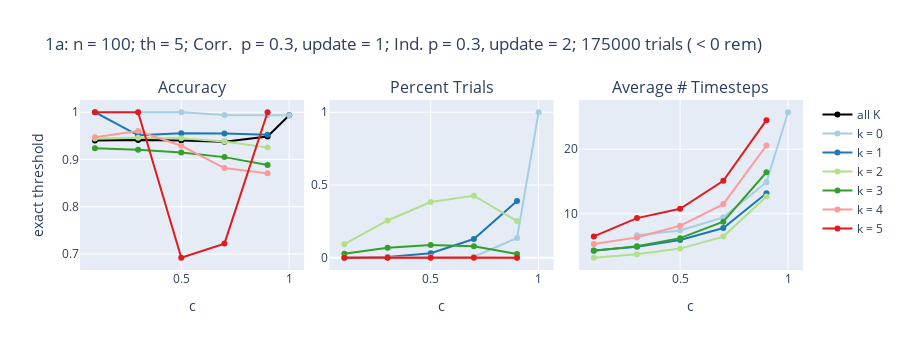
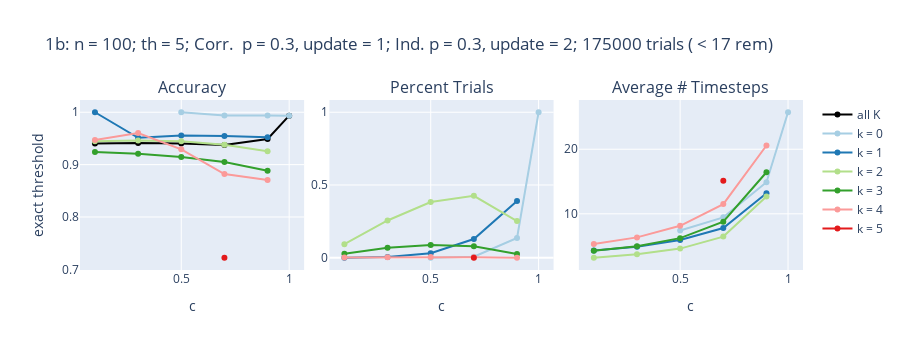
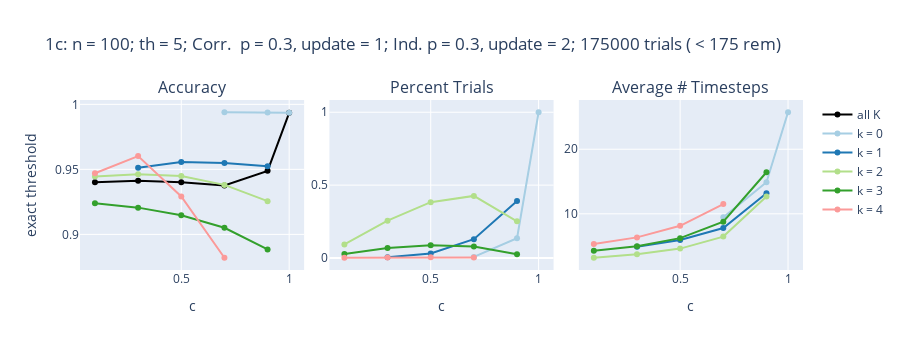
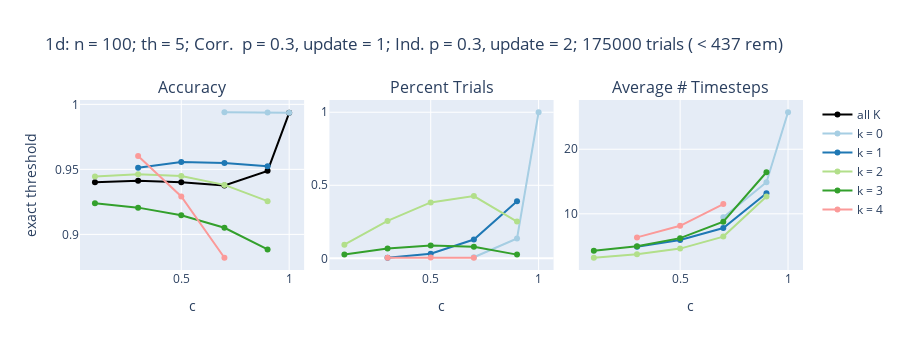

Source (notebook cell) for these figures, in order:
### Markdown cell above
# 1) Should we show all data? What about data with very few trials?
Graphs:
- 1a: no data points removed
- 1b: data points with fewer than 17 trials removed (.01 %)
- 1c: fewer than 175 removed (0.1 %)
- 1d: fewer than 437 removed (0.25 %)
- 1e: fewer than 875 removed (0.5 %)
- 1f: fewer than 1750 removed (1.0 %)

Question: In displaying later graphs, should we remove datapoints for clarity? If so, how should we threshold?

### Code cell
import numpy as np
n = 100; mc = 1; m1c = 2; pc = .3; th = 5; which = ['exact']
tK = 10
cls = getcolors(sns.color_palette('Paired',tK))

plotKsplit(n,th, mc, m1c , pc, pc, topK=tK, colors =cls , which = which, 
           graphNum = "1a", heightAdd = .75)
plotKsplit(n,th, mc, m1c , pc, pc, topK=tK, colors = cls, which = which, 
           remove = 10**(-4), graphNum = "1b", heightAdd = .75)
plotKsplit(n,th, mc, m1c , pc, pc, topK=tK, colors = cls, which = which, 
          remove = 10**(-3), graphNum = " 1c", heightAdd = .75)
plotKsplit(n,th, mc, m1c , pc, pc, topK=tK, colors = cls, which = which, 
          remove = .0025, graphNum = " 1d", heightAdd = .75)
plotKsplit(n,th, mc, m1c , pc, pc, topK=tK, colors = cls, which = which,
          remove = .005, graphNum = "1e", heightAdd = .75)
plotKsplit(n,th, mc, m1c , pc, pc, topK=tK, colors = cls, which = which,
          remove = 10**(-2), graphNum = "1f", heightAdd = .75)

### Figure 1 — Plotly figure (JSON) as saved in the notebook; plotly's stock layout.template omitted (floating-point values rounded to 4 significant figures)
{"data": [{"line": {"color": "black"}, "name": "all K", "type": "scatter", "x": [0.1, 0.3, 0.5, 0.7, 0.9, 1], "xaxis": "x", "y": [0.9401, 0.9412, 0.9402, 0.9376, 0.9489, 0.9935], "yaxis": "y"}, {"line": {"color": "rgb(166.0, 206.0, 227.0)"}, "name": "k = 0", "type": "scatter", "x": [0.3, 0.5, 0.7, 0.9, 1], "xaxis": "x", "y": [1, 1, 0.9939, 0.9937, 0.9935], "yaxis": "y"}, {"hovertext": ["3", "78", "1317", "23795", "175000"], "line": {"color": "rgb(166.0, 206.0, 227.0)"}, "name": "k = 0", "showlegend": false, "type": "scatter", "x": [0.3, 0.5, 0.7, 0.9, 1], "xaxis": "x2", "y": [2e-05, 0.00045, 0.00753, 0.136, 1], "yaxis": "y2"}, {"line": {"color": "rgb(166.0, 206.0, 227.0)"}, "name": "k = 0", "showlegend": false, "type": "scatter", "x": [0.3, 0.5, 0.7, 0.9, 1], "xaxis": "x3", "y": [6.667, 7.423, 9.448, 14.89, 25.73], "yaxis": "y3"}, {"line": {"color": "rgb(31.0, 120.0, 180.0)"}, "name": "k = 1", "type": "scatter", "x": [0.1, 0.3, 0.5, 0.7, 0.9], "xaxis": "x", "y": [1, 0.9512, 0.9557, 0.9549, 0.9524], "yaxis": "y"}, {"hovertext": ["19", "779", "5442", "22548", "68405"], "line": {"color": "rgb(31.0, 120.0, 180.0)"}, "name": "k = 1", "showlegend": false, "type": "scatter", "x": [0.1, 0.3, 0.5, 0.7, 0.9], "xaxis": "x2", "y": [0.00011, 0.00445, 0.0311, 0.1288, 0.3909], "yaxis": "y2"}, {"line": {"color": "rgb(31.0, 120.0, 180.0)"}, "name": "k = 1", "showlegend": false, "type": "scatter", "x": [0.1, 0.3, 0.5, 0.7, 0.9], "xaxis": "x3", "y": [4.316, 4.881, 5.933, 7.798, 13.19], "yaxis": "y3"}, {"line": {"color": "rgb(178.0, 223.0, 138.0)"}, "name": "k = 2", "type": "scatter", "x": [0.1, 0.3, 0.5, 0.7, 0.9], "xaxis": "x", "y": [0.9446, 0.9462, 0.9448, 0.9381, 0.9256], "yaxis": "y"}, {"hovertext": ["16331", "44851", "67021", "74557", "44099"], "line": {"color": "rgb(178.0, 223.0, 138.0)"}, "name": "k = 2", "showlegend": false, "type": "scatter", "x": [0.1, 0.3, 0.5, 0.7, 0.9], "xaxis": "x2", "y": [0.09332, 0.2563, 0.383, 0.426, 0.252], "yaxis": "y2"}, {"line": {"color": "rgb(178.0, 223.0, 138.0)"}, "name": "k = 2", "showlegend": false, "type": "scatter", "x": [0.1, 0.3, 0.5, 0.7, 0.9], "xaxis": "x3", "y": [3.189, 3.719, 4.608, 6.466, 12.69], "yaxis": "y3"}, {"line": {"color": "rgb(51.0, 160.0, 44.0)"}, "name": "k = 3", "type": "scatter", "x": [0.1, 0.3, 0.5, 0.7, 0.9], "xaxis": "x", "y": [0.9239, 0.9206, 0.9148, 0.9051, 0.8885], "yaxis": "y"}, {"hovertext": ["4690", "11911", "15370", "13815", "4456"], "line": {"color": "rgb(51.0, 160.0, 44.0)"}, "name": "k = 3", "showlegend": false, "type": "scatter", "x": [0.1, 0.3, 0.5, 0.7, 0.9], "xaxis": "x2", "y": [0.0268, 0.06806, 0.08783, 0.07894, 0.02546], "yaxis": "y2"}, {"line": {"color": "rgb(51.0, 160.0, 44.0)"}, "name": "k = 3", "showlegend": false, "type": "scatter", "x": [0.1, 0.3, 0.5, 0.7, 0.9], "xaxis": "x3", "y": [4.261, 4.98, 6.226, 8.765, 16.43], "yaxis": "y3"}, {"line": {"color": "rgb(251.0, 154.0, 153.0)"}, "name": "k = 4", "type": "scatter", "x": [0.1, 0.3, 0.5, 0.7, 0.9], "xaxis": "x", "y": [0.947, 0.9602, 0.9292, 0.882, 0.8707], "yaxis": "y"}, {"hovertext": ["321", "704", "932", "746", "147"], "line": {"color": "rgb(251.0, 154.0, 153.0)"}, "name": "k = 4", "showlegend": false, "type": "scatter", "x": [0.1, 0.3, 0.5, 0.7, 0.9], "xaxis": "x2", "y": [0.00183, 0.00402, 0.00533, 0.00426, 0.00084], "yaxis": "y2"}, {"line": {"color": "rgb(251.0, 154.0, 153.0)"}, "name": "k = 4", "showlegend": false, "type": "scatter", "x": [0.1, 0.3, 0.5, 0.7, 0.9], "xaxis": "x3", "y": [5.324, 6.345, 8.134, 11.5, 20.59], "yaxis": "y3"}, {"line": {"color": "rgb(227.0, 26.0, 28.0)"}, "name": "k = 5", "type": "scatter", "x": [0.1, 0.3, 0.5, 0.7, 0.9], "xaxis": "x", "y": [1, 1, 0.6923, 0.7222, 1], "yaxis": "y"}, {"hovertext": ["2", "3", "13", "18", "2"], "line": {"color": "rgb(227.0, 26.0, 28.0)"}, "name": "k = 5", "showlegend": false, "type": "scatter", "x": [0.1, 0.3, 0.5, 0.7, 0.9], "xaxis": "x2", "y": [1e-05, 2e-05, 7e-05, 0.0001, 1e-05], "yaxis": "y2"}, {"line": {"color": "rgb(227.0, 26.0, 28.0)"}, "name": "k = 5", "showlegend": false, "type": "scatter", "x": [0.1, 0.3, 0.5, 0.7, 0.9], "xaxis": "x3", "y": [6.5, 9.333, 10.77, 15.11, 24.5], "yaxis": "y3"}, {"line": {"color": "rgb(253.0, 191.0, 111.0)"}, "name": "k = 6", "type": "scatter", "x": [], "xaxis": "x", "y": [], "yaxis": "y"}, {"hovertext": [], "line": {"color": "rgb(253.0, 191.0, 111.0)"}, "name": "k = 6", "showlegend": false, "type": "scatter", "x": [], "xaxis": "x2", "y": [], "yaxis": "y2"}, {"line": {"color": "rgb(253.0, 191.0, 111.0)"}, "name": "k = 6", "showlegend": false, "type": "scatter", "x": [], "xaxis": "x3", "y": [], "yaxis": "y3"}, {"line": {"color": "rgb(255.0, 127.0, 0.0)"}, "name": "k = 7", "type": "scatter", "x": [], "xaxis": "x", "y": [], "yaxis": "y"}, {"hovertext": [], "line": {"color": "rgb(255.0, 127.0, 0.0)"}, "name": "k = 7", "showlegend": false, "type": "scatter", "x": [], "xaxis": "x2", "y": [], "yaxis": "y2"}, {"line": {"color": "rgb(255.0, 127.0, 0.0)"}, "name": "k = 7", "showlegend": false, "type": "scatter", "x": [], "xaxis": "x3", "y": [], "yaxis": "y3"}, {"line": {"color": "rgb(202.0, 178.0, 214.0)"}, "name": "k = 8", "type": "scatter", "x": [], "xaxis": "x", "y": [], "yaxis": "y"}, {"hovertext": [], "line": {"color": "rgb(202.0, 178.0, 214.0)"}, "name": "k = 8", "showlegend": false, "type": "scatter", "x": [], "xaxis": "x2", "y": [], "yaxis": "y2"}, {"line": {"color": "rgb(202.0, 178.0, 214.0)"}, "name": "k = 8", "showlegend": false, "type": "scatter", "x": [], "xaxis": "x3", "y": [], "yaxis": "y3"}, {"line": {"color": "rgb(106.0, 61.0, 154.0)"}, "name": "k = 9", "type": "scatter", "x": [], "xaxis": "x", "y": [], "yaxis": "y"}, {"hovertext": [], "line": {"color": "rgb(106.0, 61.0, 154.0)"}, "name": "k = 9", "showlegend": false, "type": "scatter", "x": [], "xaxis": "x2", "y": [], "yaxis": "y2"}, {"line": {"color": "rgb(106.0, 61.0, 154.0)"}, "name": "k = 9", "showlegend": false, "type": "scatter", "x": [], "xaxis": "x3", "y": [], "yaxis": "y3"}], "layout": {"annotations": [{"font": {"size": 16}, "showarrow": false, "text": "Accuracy", "x": 0.155, "xanchor": "center", "xref": "paper", "y": 1, "yanchor": "bottom", "yref": "paper"}, {"font": {"size": 16}, "showarrow": false, "text": "Percent Trials", "x": 0.5, "xanchor": "center", "xref": "paper", "y": 1, "yanchor": "bottom", "yref": "paper"}, {"font": {"size": 16}, "showarrow": false, "text": "Average # Timesteps", "x": 0.845, "xanchor": "center", "xref": "paper", "y": 1, "yanchor": "bottom", "yref": "paper"}], "height": 350, "hovermode": "x unified", "title": {"text": "1a: n = 100; th = 5; Corr.  p = 0.3, update = 1; Ind. p = 0.3, update = 2; 175000 trials ( < 0 rem)"}, "xaxis": {"anchor": "y", "domain": [0, 0.31], "title": {"text": "c"}}, "xaxis2": {"anchor": "y2", "domain": [0.345, 0.655], "title": {"text": "c"}}, "xaxis3": {"anchor": "y3", "domain": [0.69, 1], "title": {"text": "c"}}, "yaxis": {"anchor": "x", "domain": [0, 1], "title": {"text": "exact threshold"}}, "yaxis2": {"anchor": "x2", "domain": [0, 1]}, "yaxis3": {"anchor": "x3", "domain": [0, 1]}}}

### Figure 2 — Plotly figure (JSON) as saved in the notebook; plotly's stock layout.template omitted (floating-point values rounded to 4 significant figures)
{"data": [{"line": {"color": "black"}, "name": "all K", "type": "scatter", "x": [0.1, 0.3, 0.5, 0.7, 0.9, 1], "xaxis": "x", "y": [0.9401, 0.9412, 0.9402, 0.9376, 0.9489, 0.9935], "yaxis": "y"}, {"line": {"color": "rgb(166.0, 206.0, 227.0)"}, "name": "k = 0", "type": "scatter", "x": [0.5, 0.7, 0.9, 1], "xaxis": "x", "y": [1, 0.9939, 0.9937, 0.9935], "yaxis": "y"}, {"hovertext": ["78", "1317", "23795", "175000"], "line": {"color": "rgb(166.0, 206.0, 227.0)"}, "name": "k = 0", "showlegend": false, "type": "scatter", "x": [0.5, 0.7, 0.9, 1], "xaxis": "x2", "y": [0.00045, 0.00753, 0.136, 1], "yaxis": "y2"}, {"line": {"color": "rgb(166.0, 206.0, 227.0)"}, "name": "k = 0", "showlegend": false, "type": "scatter", "x": [0.5, 0.7, 0.9, 1], "xaxis": "x3", "y": [7.423, 9.448, 14.89, 25.73], "yaxis": "y3"}, {"line": {"color": "rgb(31.0, 120.0, 180.0)"}, "name": "k = 1", "type": "scatter", "x": [0.1, 0.3, 0.5, 0.7, 0.9], "xaxis": "x", "y": [1, 0.9512, 0.9557, 0.9549, 0.9524], "yaxis": "y"}, {"hovertext": ["19", "779", "5442", "22548", "68405"], "line": {"color": "rgb(31.0, 120.0, 180.0)"}, "name": "k = 1", "showlegend": false, "type": "scatter", "x": [0.1, 0.3, 0.5, 0.7, 0.9], "xaxis": "x2", "y": [0.00011, 0.00445, 0.0311, 0.1288, 0.3909], "yaxis": "y2"}, {"line": {"color": "rgb(31.0, 120.0, 180.0)"}, "name": "k = 1", "showlegend": false, "type": "scatter", "x": [0.1, 0.3, 0.5, 0.7, 0.9], "xaxis": "x3", "y": [4.316, 4.881, 5.933, 7.798, 13.19], "yaxis": "y3"}, {"line": {"color": "rgb(178.0, 223.0, 138.0)"}, "name": "k = 2", "type": "scatter", "x": [0.1, 0.3, 0.5, 0.7, 0.9], "xaxis": "x", "y": [0.9446, 0.9462, 0.9448, 0.9381, 0.9256], "yaxis": "y"}, {"hovertext": ["16331", "44851", "67021", "74557", "44099"], "line": {"color": "rgb(178.0, 223.0, 138.0)"}, "name": "k = 2", "showlegend": false, "type": "scatter", "x": [0.1, 0.3, 0.5, 0.7, 0.9], "xaxis": "x2", "y": [0.09332, 0.2563, 0.383, 0.426, 0.252], "yaxis": "y2"}, {"line": {"color": "rgb(178.0, 223.0, 138.0)"}, "name": "k = 2", "showlegend": false, "type": "scatter", "x": [0.1, 0.3, 0.5, 0.7, 0.9], "xaxis": "x3", "y": [3.189, 3.719, 4.608, 6.466, 12.69], "yaxis": "y3"}, {"line": {"color": "rgb(51.0, 160.0, 44.0)"}, "name": "k = 3", "type": "scatter", "x": [0.1, 0.3, 0.5, 0.7, 0.9], "xaxis": "x", "y": [0.9239, 0.9206, 0.9148, 0.9051, 0.8885], "yaxis": "y"}, {"hovertext": ["4690", "11911", "15370", "13815", "4456"], "line": {"color": "rgb(51.0, 160.0, 44.0)"}, "name": "k = 3", "showlegend": false, "type": "scatter", "x": [0.1, 0.3, 0.5, 0.7, 0.9], "xaxis": "x2", "y": [0.0268, 0.06806, 0.08783, 0.07894, 0.02546], "yaxis": "y2"}, {"line": {"color": "rgb(51.0, 160.0, 44.0)"}, "name": "k = 3", "showlegend": false, "type": "scatter", "x": [0.1, 0.3, 0.5, 0.7, 0.9], "xaxis": "x3", "y": [4.261, 4.98, 6.226, 8.765, 16.43], "yaxis": "y3"}, {"line": {"color": "rgb(251.0, 154.0, 153.0)"}, "name": "k = 4", "type": "scatter", "x": [0.1, 0.3, 0.5, 0.7, 0.9], "xaxis": "x", "y": [0.947, 0.9602, 0.9292, 0.882, 0.8707], "yaxis": "y"}, {"hovertext": ["321", "704", "932", "746", "147"], "line": {"color": "rgb(251.0, 154.0, 153.0)"}, "name": "k = 4", "showlegend": false, "type": "scatter", "x": [0.1, 0.3, 0.5, 0.7, 0.9], "xaxis": "x2", "y": [0.00183, 0.00402, 0.00533, 0.00426, 0.00084], "yaxis": "y2"}, {"line": {"color": "rgb(251.0, 154.0, 153.0)"}, "name": "k = 4", "showlegend": false, "type": "scatter", "x": [0.1, 0.3, 0.5, 0.7, 0.9], "xaxis": "x3", "y": [5.324, 6.345, 8.134, 11.5, 20.59], "yaxis": "y3"}, {"line": {"color": "rgb(227.0, 26.0, 28.0)"}, "name": "k = 5", "type": "scatter", "x": [0.7], "xaxis": "x", "y": [0.7222], "yaxis": "y"}, {"hovertext": ["18"], "line": {"color": "rgb(227.0, 26.0, 28.0)"}, "name": "k = 5", "showlegend": false, "type": "scatter", "x": [0.7], "xaxis": "x2", "y": [0.0001], "yaxis": "y2"}, {"line": {"color": "rgb(227.0, 26.0, 28.0)"}, "name": "k = 5", "showlegend": false, "type": "scatter", "x": [0.7], "xaxis": "x3", "y": [15.11], "yaxis": "y3"}, {"line": {"color": "rgb(253.0, 191.0, 111.0)"}, "name": "k = 6", "type": "scatter", "x": [], "xaxis": "x", "y": [], "yaxis": "y"}, {"hovertext": [], "line": {"color": "rgb(253.0, 191.0, 111.0)"}, "name": "k = 6", "showlegend": false, "type": "scatter", "x": [], "xaxis": "x2", "y": [], "yaxis": "y2"}, {"line": {"color": "rgb(253.0, 191.0, 111.0)"}, "name": "k = 6", "showlegend": false, "type": "scatter", "x": [], "xaxis": "x3", "y": [], "yaxis": "y3"}, {"line": {"color": "rgb(255.0, 127.0, 0.0)"}, "name": "k = 7", "type": "scatter", "x": [], "xaxis": "x", "y": [], "yaxis": "y"}, {"hovertext": [], "line": {"color": "rgb(255.0, 127.0, 0.0)"}, "name": "k = 7", "showlegend": false, "type": "scatter", "x": [], "xaxis": "x2", "y": [], "yaxis": "y2"}, {"line": {"color": "rgb(255.0, 127.0, 0.0)"}, "name": "k = 7", "showlegend": false, "type": "scatter", "x": [], "xaxis": "x3", "y": [], "yaxis": "y3"}, {"line": {"color": "rgb(202.0, 178.0, 214.0)"}, "name": "k = 8", "type": "scatter", "x": [], "xaxis": "x", "y": [], "yaxis": "y"}, {"hovertext": [], "line": {"color": "rgb(202.0, 178.0, 214.0)"}, "name": "k = 8", "showlegend": false, "type": "scatter", "x": [], "xaxis": "x2", "y": [], "yaxis": "y2"}, {"line": {"color": "rgb(202.0, 178.0, 214.0)"}, "name": "k = 8", "showlegend": false, "type": "scatter", "x": [], "xaxis": "x3", "y": [], "yaxis": "y3"}, {"line": {"color": "rgb(106.0, 61.0, 154.0)"}, "name": "k = 9", "type": "scatter", "x": [], "xaxis": "x", "y": [], "yaxis": "y"}, {"hovertext": [], "line": {"color": "rgb(106.0, 61.0, 154.0)"}, "name": "k = 9", "showlegend": false, "type": "scatter", "x": [], "xaxis": "x2", "y": [], "yaxis": "y2"}, {"line": {"color": "rgb(106.0, 61.0, 154.0)"}, "name": "k = 9", "showlegend": false, "type": "scatter", "x": [], "xaxis": "x3", "y": [], "yaxis": "y3"}], "layout": {"annotations": [{"font": {"size": 16}, "showarrow": false, "text": "Accuracy", "x": 0.155, "xanchor": "center", "xref": "paper", "y": 1, "yanchor": "bottom", "yref": "paper"}, {"font": {"size": 16}, "showarrow": false, "text": "Percent Trials", "x": 0.5, "xanchor": "center", "xref": "paper", "y": 1, "yanchor": "bottom", "yref": "paper"}, {"font": {"size": 16}, "showarrow": false, "text": "Average # Timesteps", "x": 0.845, "xanchor": "center", "xref": "paper", "y": 1, "yanchor": "bottom", "yref": "paper"}], "height": 350, "hovermode": "x unified", "title": {"text": "1b: n = 100; th = 5; Corr.  p = 0.3, update = 1; Ind. p = 0.3, update = 2; 175000 trials ( < 17 rem)"}, "xaxis": {"anchor": "y", "domain": [0, 0.31], "title": {"text": "c"}}, "xaxis2": {"anchor": "y2", "domain": [0.345, 0.655], "title": {"text": "c"}}, "xaxis3": {"anchor": "y3", "domain": [0.69, 1], "title": {"text": "c"}}, "yaxis": {"anchor": "x", "domain": [0, 1], "title": {"text": "exact threshold"}}, "yaxis2": {"anchor": "x2", "domain": [0, 1]}, "yaxis3": {"anchor": "x3", "domain": [0, 1]}}}

### Figure 3 — Plotly figure (JSON) as saved in the notebook; plotly's stock layout.template omitted (floating-point values rounded to 4 significant figures)
{"data": [{"line": {"color": "black"}, "name": "all K", "type": "scatter", "x": [0.1, 0.3, 0.5, 0.7, 0.9, 1], "xaxis": "x", "y": [0.9401, 0.9412, 0.9402, 0.9376, 0.9489, 0.9935], "yaxis": "y"}, {"line": {"color": "rgb(166.0, 206.0, 227.0)"}, "name": "k = 0", "type": "scatter", "x": [0.7, 0.9, 1], "xaxis": "x", "y": [0.9939, 0.9937, 0.9935], "yaxis": "y"}, {"hovertext": ["1317", "23795", "175000"], "line": {"color": "rgb(166.0, 206.0, 227.0)"}, "name": "k = 0", "showlegend": false, "type": "scatter", "x": [0.7, 0.9, 1], "xaxis": "x2", "y": [0.00753, 0.136, 1], "yaxis": "y2"}, {"line": {"color": "rgb(166.0, 206.0, 227.0)"}, "name": "k = 0", "showlegend": false, "type": "scatter", "x": [0.7, 0.9, 1], "xaxis": "x3", "y": [9.448, 14.89, 25.73], "yaxis": "y3"}, {"line": {"color": "rgb(31.0, 120.0, 180.0)"}, "name": "k = 1", "type": "scatter", "x": [0.3, 0.5, 0.7, 0.9], "xaxis": "x", "y": [0.9512, 0.9557, 0.9549, 0.9524], "yaxis": "y"}, {"hovertext": ["779", "5442", "22548", "68405"], "line": {"color": "rgb(31.0, 120.0, 180.0)"}, "name": "k = 1", "showlegend": false, "type": "scatter", "x": [0.3, 0.5, 0.7, 0.9], "xaxis": "x2", "y": [0.00445, 0.0311, 0.1288, 0.3909], "yaxis": "y2"}, {"line": {"color": "rgb(31.0, 120.0, 180.0)"}, "name": "k = 1", "showlegend": false, "type": "scatter", "x": [0.3, 0.5, 0.7, 0.9], "xaxis": "x3", "y": [4.881, 5.933, 7.798, 13.19], "yaxis": "y3"}, {"line": {"color": "rgb(178.0, 223.0, 138.0)"}, "name": "k = 2", "type": "scatter", "x": [0.1, 0.3, 0.5, 0.7, 0.9], "xaxis": "x", "y": [0.9446, 0.9462, 0.9448, 0.9381, 0.9256], "yaxis": "y"}, {"hovertext": ["16331", "44851", "67021", "74557", "44099"], "line": {"color": "rgb(178.0, 223.0, 138.0)"}, "name": "k = 2", "showlegend": false, "type": "scatter", "x": [0.1, 0.3, 0.5, 0.7, 0.9], "xaxis": "x2", "y": [0.09332, 0.2563, 0.383, 0.426, 0.252], "yaxis": "y2"}, {"line": {"color": "rgb(178.0, 223.0, 138.0)"}, "name": "k = 2", "showlegend": false, "type": "scatter", "x": [0.1, 0.3, 0.5, 0.7, 0.9], "xaxis": "x3", "y": [3.189, 3.719, 4.608, 6.466, 12.69], "yaxis": "y3"}, {"line": {"color": "rgb(51.0, 160.0, 44.0)"}, "name": "k = 3", "type": "scatter", "x": [0.1, 0.3, 0.5, 0.7, 0.9], "xaxis": "x", "y": [0.9239, 0.9206, 0.9148, 0.9051, 0.8885], "yaxis": "y"}, {"hovertext": ["4690", "11911", "15370", "13815", "4456"], "line": {"color": "rgb(51.0, 160.0, 44.0)"}, "name": "k = 3", "showlegend": false, "type": "scatter", "x": [0.1, 0.3, 0.5, 0.7, 0.9], "xaxis": "x2", "y": [0.0268, 0.06806, 0.08783, 0.07894, 0.02546], "yaxis": "y2"}, {"line": {"color": "rgb(51.0, 160.0, 44.0)"}, "name": "k = 3", "showlegend": false, "type": "scatter", "x": [0.1, 0.3, 0.5, 0.7, 0.9], "xaxis": "x3", "y": [4.261, 4.98, 6.226, 8.765, 16.43], "yaxis": "y3"}, {"line": {"color": "rgb(251.0, 154.0, 153.0)"}, "name": "k = 4", "type": "scatter", "x": [0.1, 0.3, 0.5, 0.7], "xaxis": "x", "y": [0.947, 0.9602, 0.9292, 0.882], "yaxis": "y"}, {"hovertext": ["321", "704", "932", "746"], "line": {"color": "rgb(251.0, 154.0, 153.0)"}, "name": "k = 4", "showlegend": false, "type": "scatter", "x": [0.1, 0.3, 0.5, 0.7], "xaxis": "x2", "y": [0.00183, 0.00402, 0.00533, 0.00426], "yaxis": "y2"}, {"line": {"color": "rgb(251.0, 154.0, 153.0)"}, "name": "k = 4", "showlegend": false, "type": "scatter", "x": [0.1, 0.3, 0.5, 0.7], "xaxis": "x3", "y": [5.324, 6.345, 8.134, 11.5], "yaxis": "y3"}, {"line": {"color": "rgb(227.0, 26.0, 28.0)"}, "name": "k = 5", "type": "scatter", "x": [], "xaxis": "x", "y": [], "yaxis": "y"}, {"hovertext": [], "line": {"color": "rgb(227.0, 26.0, 28.0)"}, "name": "k = 5", "showlegend": false, "type": "scatter", "x": [], "xaxis": "x2", "y": [], "yaxis": "y2"}, {"line": {"color": "rgb(227.0, 26.0, 28.0)"}, "name": "k = 5", "showlegend": false, "type": "scatter", "x": [], "xaxis": "x3", "y": [], "yaxis": "y3"}, {"line": {"color": "rgb(253.0, 191.0, 111.0)"}, "name": "k = 6", "type": "scatter", "x": [], "xaxis": "x", "y": [], "yaxis": "y"}, {"hovertext": [], "line": {"color": "rgb(253.0, 191.0, 111.0)"}, "name": "k = 6", "showlegend": false, "type": "scatter", "x": [], "xaxis": "x2", "y": [], "yaxis": "y2"}, {"line": {"color": "rgb(253.0, 191.0, 111.0)"}, "name": "k = 6", "showlegend": false, "type": "scatter", "x": [], "xaxis": "x3", "y": [], "yaxis": "y3"}, {"line": {"color": "rgb(255.0, 127.0, 0.0)"}, "name": "k = 7", "type": "scatter", "x": [], "xaxis": "x", "y": [], "yaxis": "y"}, {"hovertext": [], "line": {"color": "rgb(255.0, 127.0, 0.0)"}, "name": "k = 7", "showlegend": false, "type": "scatter", "x": [], "xaxis": "x2", "y": [], "yaxis": "y2"}, {"line": {"color": "rgb(255.0, 127.0, 0.0)"}, "name": "k = 7", "showlegend": false, "type": "scatter", "x": [], "xaxis": "x3", "y": [], "yaxis": "y3"}, {"line": {"color": "rgb(202.0, 178.0, 214.0)"}, "name": "k = 8", "type": "scatter", "x": [], "xaxis": "x", "y": [], "yaxis": "y"}, {"hovertext": [], "line": {"color": "rgb(202.0, 178.0, 214.0)"}, "name": "k = 8", "showlegend": false, "type": "scatter", "x": [], "xaxis": "x2", "y": [], "yaxis": "y2"}, {"line": {"color": "rgb(202.0, 178.0, 214.0)"}, "name": "k = 8", "showlegend": false, "type": "scatter", "x": [], "xaxis": "x3", "y": [], "yaxis": "y3"}, {"line": {"color": "rgb(106.0, 61.0, 154.0)"}, "name": "k = 9", "type": "scatter", "x": [], "xaxis": "x", "y": [], "yaxis": "y"}, {"hovertext": [], "line": {"color": "rgb(106.0, 61.0, 154.0)"}, "name": "k = 9", "showlegend": false, "type": "scatter", "x": [], "xaxis": "x2", "y": [], "yaxis": "y2"}, {"line": {"color": "rgb(106.0, 61.0, 154.0)"}, "name": "k = 9", "showlegend": false, "type": "scatter", "x": [], "xaxis": "x3", "y": [], "yaxis": "y3"}], "layout": {"annotations": [{"font": {"size": 16}, "showarrow": false, "text": "Accuracy", "x": 0.155, "xanchor": "center", "xref": "paper", "y": 1, "yanchor": "bottom", "yref": "paper"}, {"font": {"size": 16}, "showarrow": false, "text": "Percent Trials", "x": 0.5, "xanchor": "center", "xref": "paper", "y": 1, "yanchor": "bottom", "yref": "paper"}, {"font": {"size": 16}, "showarrow": false, "text": "Average # Timesteps", "x": 0.845, "xanchor": "center", "xref": "paper", "y": 1, "yanchor": "bottom", "yref": "paper"}], "height": 350, "hovermode": "x unified", "title": {"text": " 1c: n = 100; th = 5; Corr.  p = 0.3, update = 1; Ind. p = 0.3, update = 2; 175000 trials ( < 175 rem)"}, "xaxis": {"anchor": "y", "domain": [0, 0.31], "title": {"text": "c"}}, "xaxis2": {"anchor": "y2", "domain": [0.345, 0.655], "title": {"text": "c"}}, "xaxis3": {"anchor": "y3", "domain": [0.69, 1], "title": {"text": "c"}}, "yaxis": {"anchor": "x", "domain": [0, 1], "title": {"text": "exact threshold"}}, "yaxis2": {"anchor": "x2", "domain": [0, 1]}, "yaxis3": {"anchor": "x3", "domain": [0, 1]}}}

### Figure 4 — Plotly figure (JSON) as saved in the notebook; plotly's stock layout.template omitted (floating-point values rounded to 4 significant figures)
{"data": [{"line": {"color": "black"}, "name": "all K", "type": "scatter", "x": [0.1, 0.3, 0.5, 0.7, 0.9, 1], "xaxis": "x", "y": [0.9401, 0.9412, 0.9402, 0.9376, 0.9489, 0.9935], "yaxis": "y"}, {"line": {"color": "rgb(166.0, 206.0, 227.0)"}, "name": "k = 0", "type": "scatter", "x": [0.7, 0.9, 1], "xaxis": "x", "y": [0.9939, 0.9937, 0.9935], "yaxis": "y"}, {"hovertext": ["1317", "23795", "175000"], "line": {"color": "rgb(166.0, 206.0, 227.0)"}, "name": "k = 0", "showlegend": false, "type": "scatter", "x": [0.7, 0.9, 1], "xaxis": "x2", "y": [0.00753, 0.136, 1], "yaxis": "y2"}, {"line": {"color": "rgb(166.0, 206.0, 227.0)"}, "name": "k = 0", "showlegend": false, "type": "scatter", "x": [0.7, 0.9, 1], "xaxis": "x3", "y": [9.448, 14.89, 25.73], "yaxis": "y3"}, {"line": {"color": "rgb(31.0, 120.0, 180.0)"}, "name": "k = 1", "type": "scatter", "x": [0.3, 0.5, 0.7, 0.9], "xaxis": "x", "y": [0.9512, 0.9557, 0.9549, 0.9524], "yaxis": "y"}, {"hovertext": ["779", "5442", "22548", "68405"], "line": {"color": "rgb(31.0, 120.0, 180.0)"}, "name": "k = 1", "showlegend": false, "type": "scatter", "x": [0.3, 0.5, 0.7, 0.9], "xaxis": "x2", "y": [0.00445, 0.0311, 0.1288, 0.3909], "yaxis": "y2"}, {"line": {"color": "rgb(31.0, 120.0, 180.0)"}, "name": "k = 1", "showlegend": false, "type": "scatter", "x": [0.3, 0.5, 0.7, 0.9], "xaxis": "x3", "y": [4.881, 5.933, 7.798, 13.19], "yaxis": "y3"}, {"line": {"color": "rgb(178.0, 223.0, 138.0)"}, "name": "k = 2", "type": "scatter", "x": [0.1, 0.3, 0.5, 0.7, 0.9], "xaxis": "x", "y": [0.9446, 0.9462, 0.9448, 0.9381, 0.9256], "yaxis": "y"}, {"hovertext": ["16331", "44851", "67021", "74557", "44099"], "line": {"color": "rgb(178.0, 223.0, 138.0)"}, "name": "k = 2", "showlegend": false, "type": "scatter", "x": [0.1, 0.3, 0.5, 0.7, 0.9], "xaxis": "x2", "y": [0.09332, 0.2563, 0.383, 0.426, 0.252], "yaxis": "y2"}, {"line": {"color": "rgb(178.0, 223.0, 138.0)"}, "name": "k = 2", "showlegend": false, "type": "scatter", "x": [0.1, 0.3, 0.5, 0.7, 0.9], "xaxis": "x3", "y": [3.189, 3.719, 4.608, 6.466, 12.69], "yaxis": "y3"}, {"line": {"color": "rgb(51.0, 160.0, 44.0)"}, "name": "k = 3", "type": "scatter", "x": [0.1, 0.3, 0.5, 0.7, 0.9], "xaxis": "x", "y": [0.9239, 0.9206, 0.9148, 0.9051, 0.8885], "yaxis": "y"}, {"hovertext": ["4690", "11911", "15370", "13815", "4456"], "line": {"color": "rgb(51.0, 160.0, 44.0)"}, "name": "k = 3", "showlegend": false, "type": "scatter", "x": [0.1, 0.3, 0.5, 0.7, 0.9], "xaxis": "x2", "y": [0.0268, 0.06806, 0.08783, 0.07894, 0.02546], "yaxis": "y2"}, {"line": {"color": "rgb(51.0, 160.0, 44.0)"}, "name": "k = 3", "showlegend": false, "type": "scatter", "x": [0.1, 0.3, 0.5, 0.7, 0.9], "xaxis": "x3", "y": [4.261, 4.98, 6.226, 8.765, 16.43], "yaxis": "y3"}, {"line": {"color": "rgb(251.0, 154.0, 153.0)"}, "name": "k = 4", "type": "scatter", "x": [0.3, 0.5, 0.7], "xaxis": "x", "y": [0.9602, 0.9292, 0.882], "yaxis": "y"}, {"hovertext": ["704", "932", "746"], "line": {"color": "rgb(251.0, 154.0, 153.0)"}, "name": "k = 4", "showlegend": false, "type": "scatter", "x": [0.3, 0.5, 0.7], "xaxis": "x2", "y": [0.00402, 0.00533, 0.00426], "yaxis": "y2"}, {"line": {"color": "rgb(251.0, 154.0, 153.0)"}, "name": "k = 4", "showlegend": false, "type": "scatter", "x": [0.3, 0.5, 0.7], "xaxis": "x3", "y": [6.345, 8.134, 11.5], "yaxis": "y3"}, {"line": {"color": "rgb(227.0, 26.0, 28.0)"}, "name": "k = 5", "type": "scatter", "x": [], "xaxis": "x", "y": [], "yaxis": "y"}, {"hovertext": [], "line": {"color": "rgb(227.0, 26.0, 28.0)"}, "name": "k = 5", "showlegend": false, "type": "scatter", "x": [], "xaxis": "x2", "y": [], "yaxis": "y2"}, {"line": {"color": "rgb(227.0, 26.0, 28.0)"}, "name": "k = 5", "showlegend": false, "type": "scatter", "x": [], "xaxis": "x3", "y": [], "yaxis": "y3"}, {"line": {"color": "rgb(253.0, 191.0, 111.0)"}, "name": "k = 6", "type": "scatter", "x": [], "xaxis": "x", "y": [], "yaxis": "y"}, {"hovertext": [], "line": {"color": "rgb(253.0, 191.0, 111.0)"}, "name": "k = 6", "showlegend": false, "type": "scatter", "x": [], "xaxis": "x2", "y": [], "yaxis": "y2"}, {"line": {"color": "rgb(253.0, 191.0, 111.0)"}, "name": "k = 6", "showlegend": false, "type": "scatter", "x": [], "xaxis": "x3", "y": [], "yaxis": "y3"}, {"line": {"color": "rgb(255.0, 127.0, 0.0)"}, "name": "k = 7", "type": "scatter", "x": [], "xaxis": "x", "y": [], "yaxis": "y"}, {"hovertext": [], "line": {"color": "rgb(255.0, 127.0, 0.0)"}, "name": "k = 7", "showlegend": false, "type": "scatter", "x": [], "xaxis": "x2", "y": [], "yaxis": "y2"}, {"line": {"color": "rgb(255.0, 127.0, 0.0)"}, "name": "k = 7", "showlegend": false, "type": "scatter", "x": [], "xaxis": "x3", "y": [], "yaxis": "y3"}, {"line": {"color": "rgb(202.0, 178.0, 214.0)"}, "name": "k = 8", "type": "scatter", "x": [], "xaxis": "x", "y": [], "yaxis": "y"}, {"hovertext": [], "line": {"color": "rgb(202.0, 178.0, 214.0)"}, "name": "k = 8", "showlegend": false, "type": "scatter", "x": [], "xaxis": "x2", "y": [], "yaxis": "y2"}, {"line": {"color": "rgb(202.0, 178.0, 214.0)"}, "name": "k = 8", "showlegend": false, "type": "scatter", "x": [], "xaxis": "x3", "y": [], "yaxis": "y3"}, {"line": {"color": "rgb(106.0, 61.0, 154.0)"}, "name": "k = 9", "type": "scatter", "x": [], "xaxis": "x", "y": [], "yaxis": "y"}, {"hovertext": [], "line": {"color": "rgb(106.0, 61.0, 154.0)"}, "name": "k = 9", "showlegend": false, "type": "scatter", "x": [], "xaxis": "x2", "y": [], "yaxis": "y2"}, {"line": {"color": "rgb(106.0, 61.0, 154.0)"}, "name": "k = 9", "showlegend": false, "type": "scatter", "x": [], "xaxis": "x3", "y": [], "yaxis": "y3"}], "layout": {"annotations": [{"font": {"size": 16}, "showarrow": false, "text": "Accuracy", "x": 0.155, "xanchor": "center", "xref": "paper", "y": 1, "yanchor": "bottom", "yref": "paper"}, {"font": {"size": 16}, "showarrow": false, "text": "Percent Trials", "x": 0.5, "xanchor": "center", "xref": "paper", "y": 1, "yanchor": "bottom", "yref": "paper"}, {"font": {"size": 16}, "showarrow": false, "text": "Average # Timesteps", "x": 0.845, "xanchor": "center", "xref": "paper", "y": 1, "yanchor": "bottom", "yref": "paper"}], "height": 350, "hovermode": "x unified", "title": {"text": " 1d: n = 100; th = 5; Corr.  p = 0.3, update = 1; Ind. p = 0.3, update = 2; 175000 trials ( < 437 rem)"}, "xaxis": {"anchor": "y", "domain": [0, 0.31], "title": {"text": "c"}}, "xaxis2": {"anchor": "y2", "domain": [0.345, 0.655], "title": {"text": "c"}}, "xaxis3": {"anchor": "y3", "domain": [0.69, 1], "title": {"text": "c"}}, "yaxis": {"anchor": "x", "domain": [0, 1], "title": {"text": "exact threshold"}}, "yaxis2": {"anchor": "x2", "domain": [0, 1]}, "yaxis3": {"anchor": "x3", "domain": [0, 1]}}}
